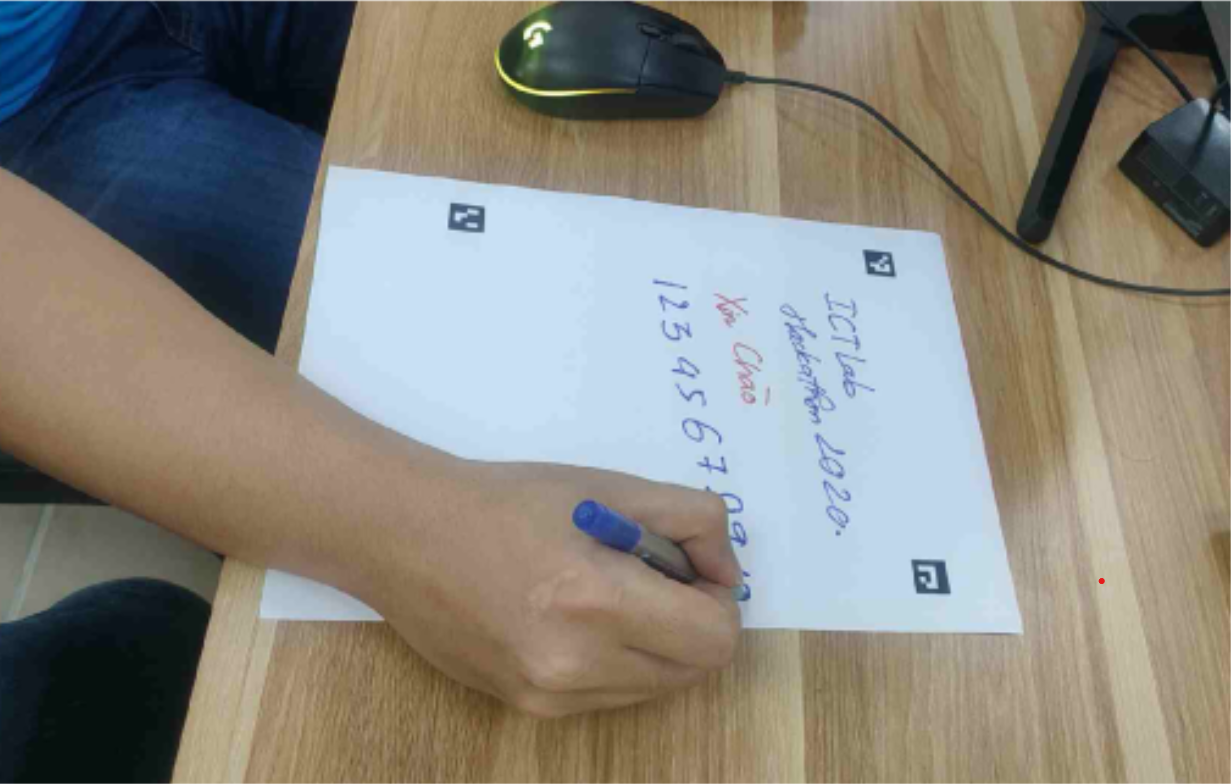
#> input picture test_data/0.png, 1231 x 784 px
$ python -i filter.py   (imports and definitions only)   (older library calls are emulated)
#> lines starting #> are read from the running program, lines starting #| are printed output that depends on the picture
#> further down, picture is the input picture: shape (784, 1231, 3); mean B, G, R 124.9, 132.9, 135.5
import cv2
import numpy as np
import time

class FilterImage:
    def __init__(self):
        self.kernel = cv2.getStructuringElement(cv2.MORPH_ELLIPSE,(3, 3))

    def run(self, image, hand_area):
        image = cv2.cvtColor(image, cv2.COLOR_BGR2GRAY)
        copy = image.copy()

        image = cv2.GaussianBlur(image, (7,7),0)

        canny = cv2.Canny(image, 15,11)
        canny = cv2.dilate(canny, self.kernel, iterations=10)

        out = cv2.bitwise_and(copy, copy, mask= canny)

        h = out.shape[0]
        w = out.shape[1]
        mask = np.zeros((h+2, w+2), np.uint8)

        cv2.floodFill(out, mask, (5, 5), 255)
        cv2.floodFill(out, mask, (w-5, 5), 255)
        cv2.floodFill(out, mask, (w-20, h-20), 255)

        cv2.floodFill(out, mask, (w//3, h-5), 255)
        cv2.floodFill(out, mask, (w-w//3, h-5), 255)
        cv2.floodFill(out, mask, (w//2, 2), 255)
        cv2.floodFill(out, mask, (5, h - 5), 255)

        return out


def remove_shadow(img):
    rgb_planes = cv2.split(img)
    result_planes = []
    result_norm_planes = []
    for plane in rgb_planes:
        dilated_img = cv2.dilate(plane, np.ones((17,17), np.uint8))
        bg_img = cv2.medianBlur(dilated_img, 9)

        diff_img = 255 - cv2.absdiff(plane, bg_img)
        norm_img = cv2.normalize(diff_img,None, alpha=0, beta=255, norm_type=cv2.NORM_MINMAX, dtype=cv2.CV_8UC1)
        result_planes.append(diff_img)
        result_norm_planes.append(norm_img)
#> this loop made 3 passes
#> pass 1, in remove_shadow, `dilated_img = cv2.dilate(plane, np.ones((17,17), np.uint8))`:
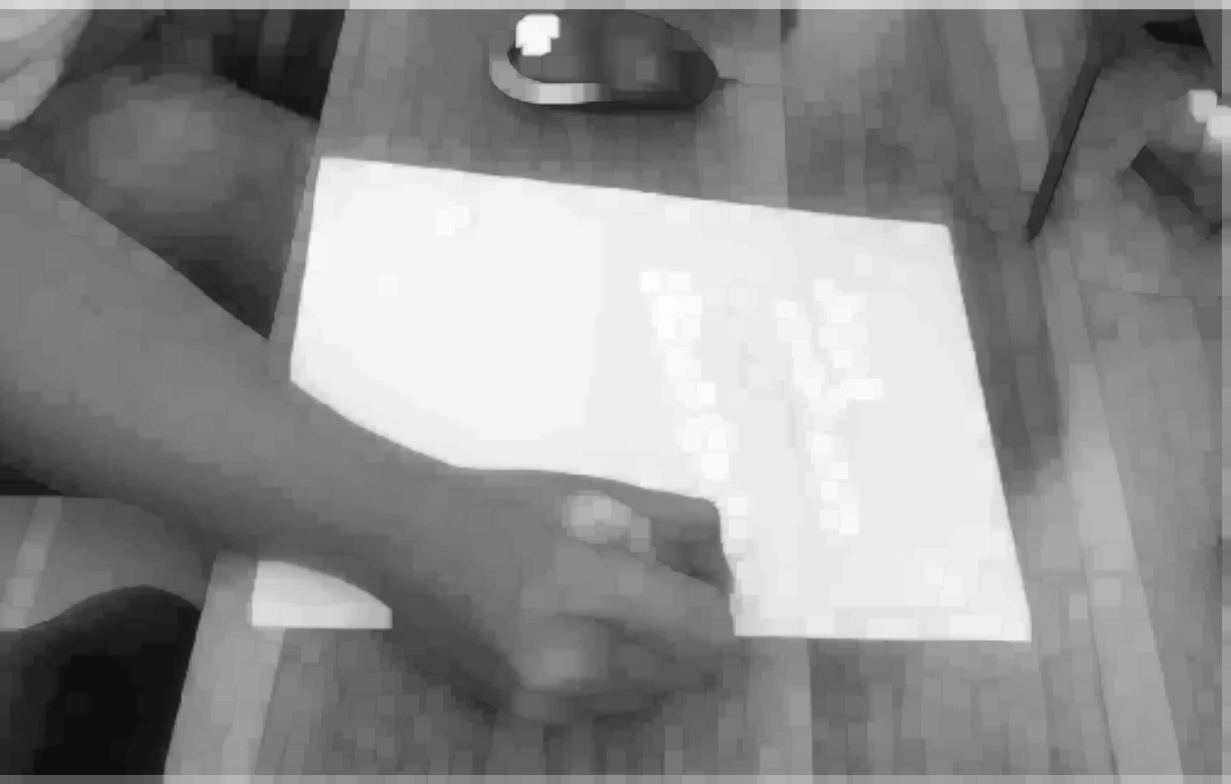
#> dilated_img: shape (784, 1231); min 14, max 253, mean 140.9
#> after the loop:
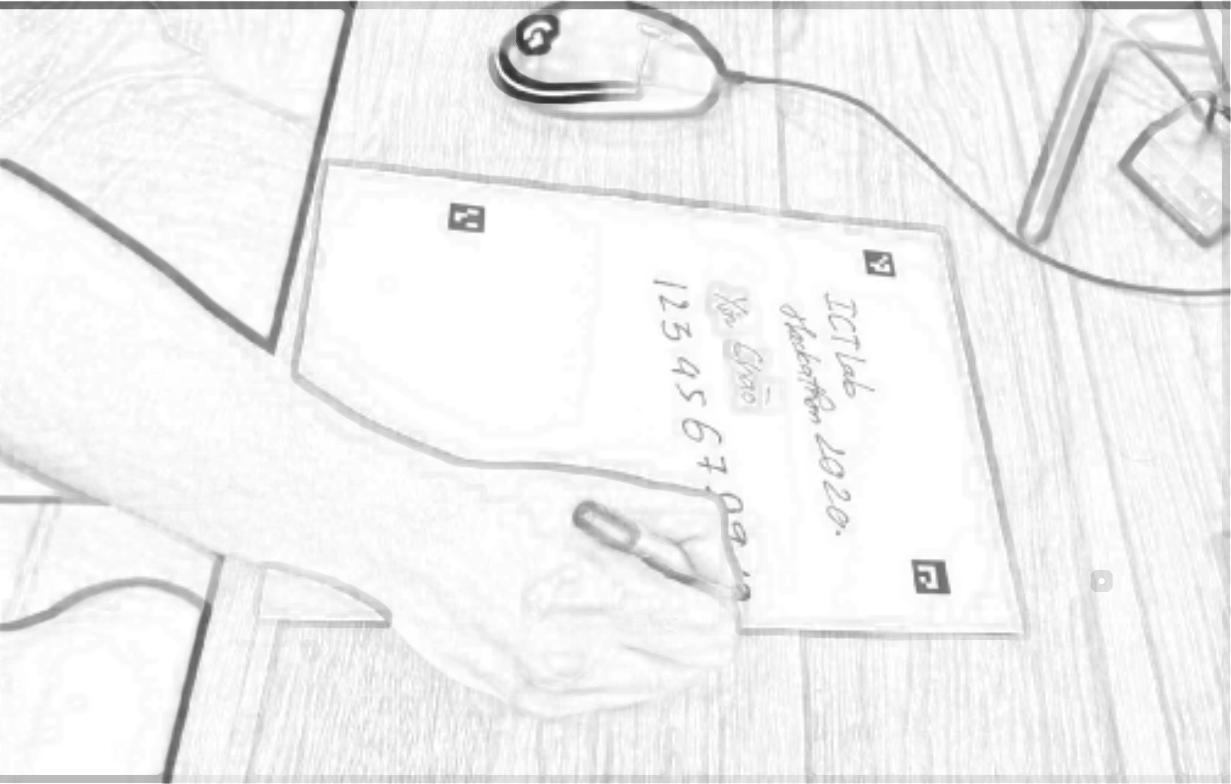
#> diff_img: shape (784, 1231); min 46, max 255, mean 240
#> after the loop:
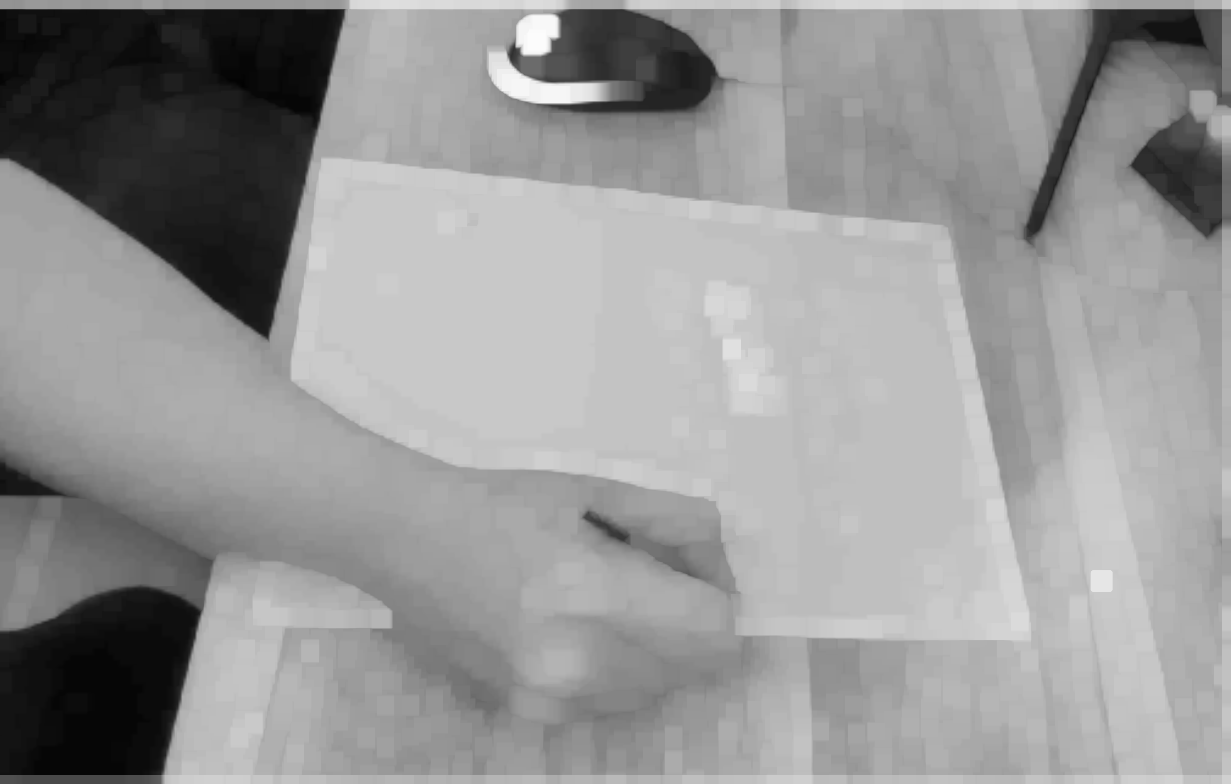
#> dilated_img: shape (784, 1231); min 2, max 252, mean 150.5
#> after the loop, result_norm_planes = 3 items; result_planes = 3 items
    processed_image = cv2.merge(result_planes)
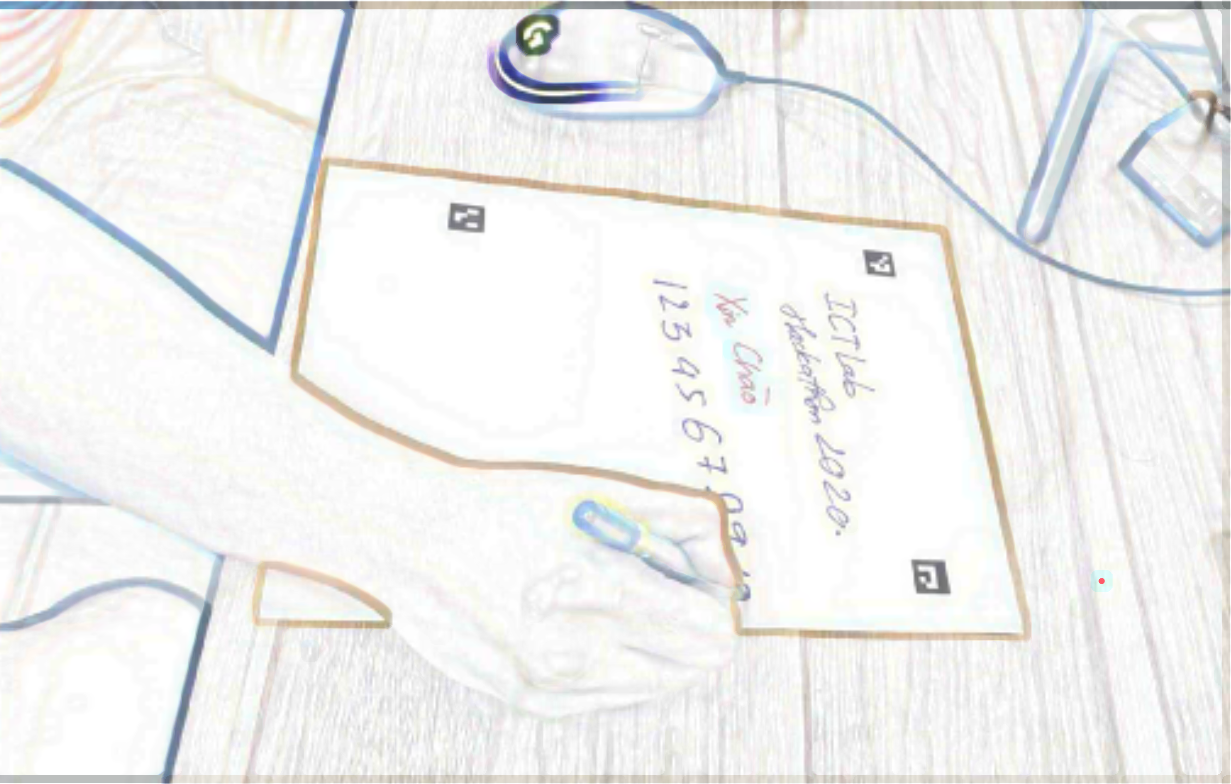
#> processed_image: shape (784, 1231, 3); mean of channels 0, 1, 2 239, 240.1, 240; drawn as B, G, R
    return processed_image

def add_noise_border(image):
    h, w = image.shape[:2]
    color = (0, 0, 0)
    thickness = 1
    image = cv2.rectangle(image, (0, 0), (w, h), color, thickness)

    return image

>>> import cv2
>>> picture = cv2.imread('../test_data/0.png')
>>> result = remove_shadow(picture)

$ run again, on test_data/1.png
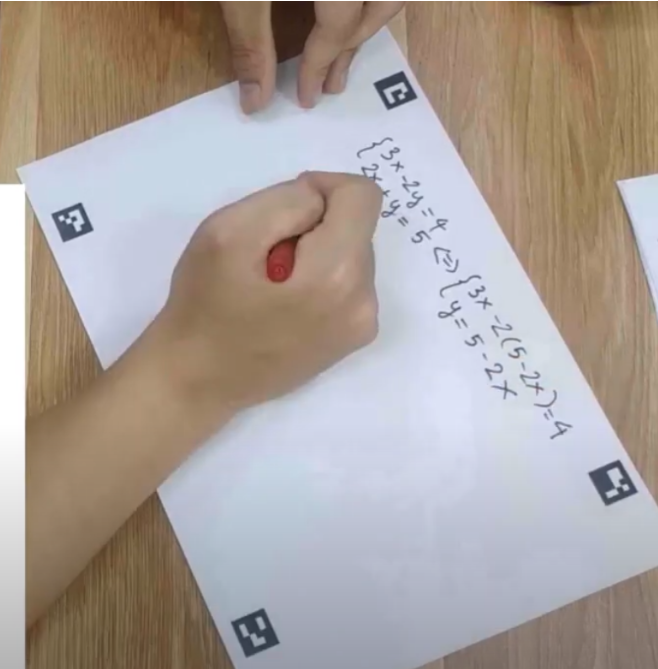
#> input picture test_data/1.png, 658 x 669 px
#> picture is the input picture: shape (669, 658, 3); mean B, G, R 155, 160.4, 170
#> the loop in remove_shadow, `for plane in rgb_planes:` made 3 passes
#> after the loop in remove_shadow, `for plane in rgb_planes:`:
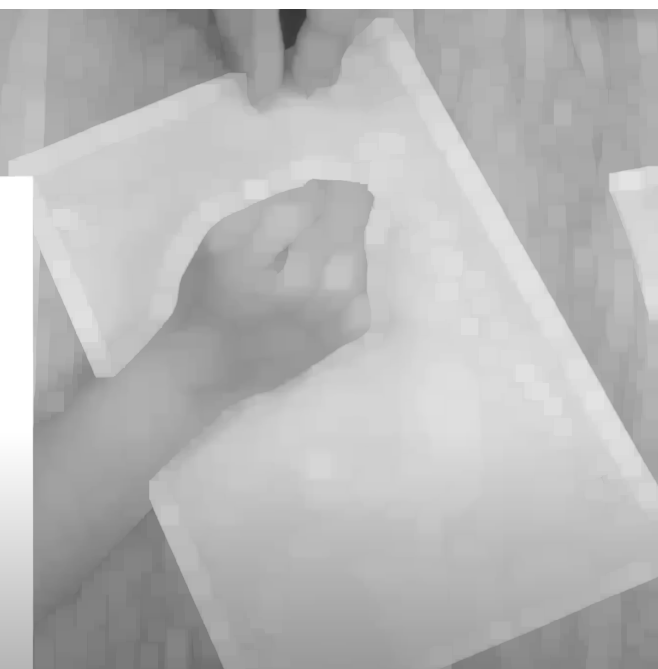
#> dilated_img: shape (669, 658); min 54, max 255, mean 184
#> after the loop in remove_shadow, `for plane in rgb_planes:`: result_norm_planes = 3 items
#> in remove_shadow, `processed_image = cv2.merge(result_planes)`:
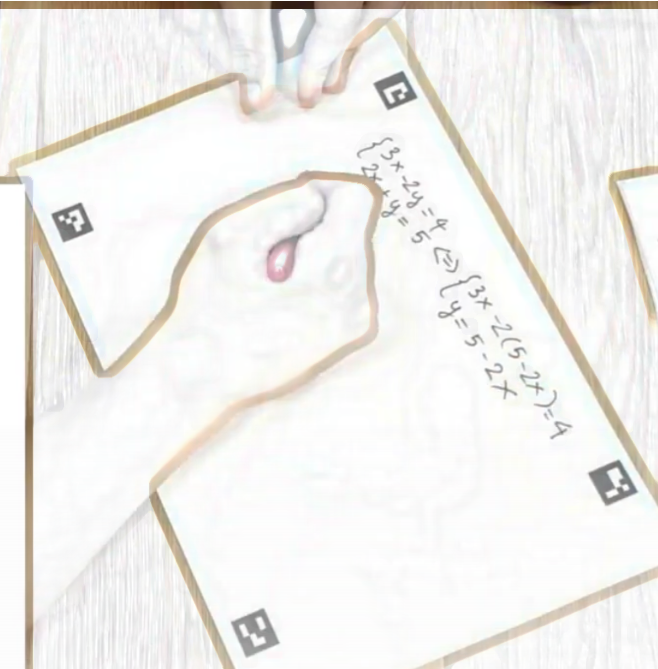
#> processed_image: shape (669, 658, 3); mean of channels 0, 1, 2 236.8, 239.6, 241; drawn as B, G, R
